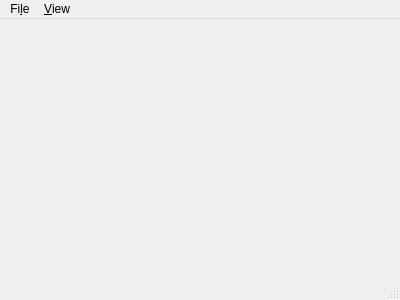
<?xml version="1.0" encoding="UTF-8"?>
<ui version="4.0">
 <class>MainWindow</class>
 <widget class="QMainWindow" name="MainWindow">
  <property name="geometry">
   <rect>
    <x>0</x>
    <y>0</y>
    <width>400</width>
    <height>300</height>
   </rect>
  </property>
  <property name="windowTitle">
   <string>PlotSched</string>
  </property>
  <property name="windowIcon">
   <iconset>
    <normaloff>assets/icon64x.png</normaloff>assets/icon64x.png</iconset>
  </property>
  <property name="toolButtonStyle">
   <enum>Qt::ToolButtonTextBesideIcon</enum>
  </property>
  <widget class="QWidget" name="centralWidget">
   <layout class="QGridLayout" name="gridLayout">
    <item row="0" column="0">
     <layout class="QHBoxLayout" name="mainLayout"/>
    </item>
   </layout>
  </widget>
  <widget class="QMenuBar" name="menuBar">
   <property name="geometry">
    <rect>
     <x>0</x>
     <y>0</y>
     <width>400</width>
     <height>25</height>
    </rect>
   </property>
   <widget class="QMenu" name="menuFile">
    <property name="title">
     <string>Fi&amp;le</string>
    </property>
    <addaction name="actionOpen_Folder"/>
    <addaction name="actionRefresh_Folder"/>
    <addaction name="separator"/>
    <addaction name="actionQuit"/>
   </widget>
   <widget class="QMenu" name="menuView">
    <property name="title">
     <string>&amp;View</string>
    </property>
    <addaction name="actionTraces_Files"/>
   </widget>
   <addaction name="menuFile"/>
   <addaction name="menuView"/>
  </widget>
  <widget class="QStatusBar" name="statusBar"/>
  <action name="actionQuit">
   <property name="text">
    <string>&amp;Quit</string>
   </property>
  </action>
  <action name="actionOpen">
   <property name="text">
    <string>Open File</string>
   </property>
  </action>
  <action name="actionOpen_Folder">
   <property name="text">
    <string>&amp;Open Folder</string>
   </property>
  </action>
  <action name="actionRefresh_Folder">
   <property name="text">
    <string>&amp;Refresh Folder</string>
   </property>
  </action>
  <action name="actionTraces_Files">
   <property name="text">
    <string>&amp;Traces Files</string>
   </property>
  </action>
 </widget>
 <layoutdefault spacing="6" margin="11"/>
 <resources/>
 <connections/>
</ui>
